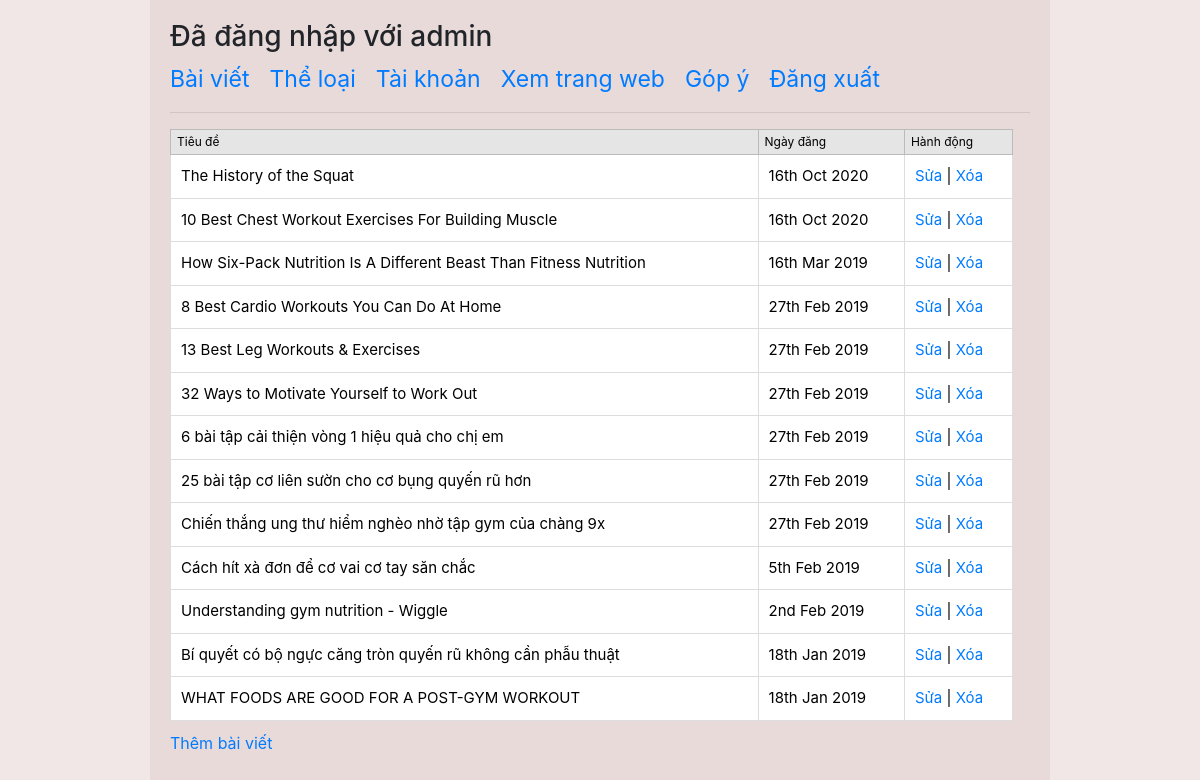
/admin/index.php (signed in), run on the app's committed database.
### tables this page shows
CREATE TABLE IF NOT EXISTS `blog_posts` (
  `postID` int unsigned NOT NULL AUTO_INCREMENT,
  `postTitle` varchar(255) DEFAULT NULL,
  `image` varchar(255) DEFAULT NULL,
  `postSlug` varchar(255) DEFAULT NULL,
  `postDesc` text,
  `postCont` text,
  `postDate` datetime DEFAULT NULL,
  `postTags` varchar(255) DEFAULT NULL,
  PRIMARY KEY (`postID`)
);

### admin/index.php (the view, shortened to what this page needs)
<?php
require_once('../includes/config.php');
?>
<!DOCTYPE html>
<html lang="en">
<head>
    <link rel="stylesheet" href="https://maxcdn.bootstrapcdn.com/bootstrap/4.1.3/css/bootstrap.min.css">
    <link rel="stylesheet" href="../style/main.css?v=<?php echo time(); ?>">
</head>
<body>
    <div id="wrapper" style='background: #e9dada; padding:20px;'>
        <h3>Đã đăng nhập với <?php echo $_SESSION['username'] ?></h3>
        <?php include('menu.php'); ?>
        <table>
            <tr>
                <th>Tiêu đề</th>
                <th>Ngày đăng</th>
                <th>Hành động</th>
            </tr>
            <?php
            try {
                $cmd = $db->query('SELECT postID,postTitle,postDate FROM blog_posts ORDER BY postID DESC');
                while ($row = $cmd->fetch()) {
                    echo '<tr>';
                    echo '<td>' . htmlentities($row['postTitle']) . '</td>';
                    echo '<td>' . htmlentities(date('jS M Y', strtotime($row['postDate']))) . '</td>';
            ?>
                    <td>
                        <a href="edit-post.php?id=<?php echo $row['postID']; ?>">Sửa</a> |
                        <a href="javascript:delpost('<?php echo $row['postID']; ?>','<?php echo $row['postTitle']; ?>')">
                            Xóa</a>
                    </td>
            <?php echo '</tr>';
                }
            } catch (PDOException $e) {
                echo $e->getMessage();
            }
            ?>
        </table>
        <p><a href="add-post.php">Thêm bài viết</a></p>
    </div>
</body>
</html>

### admin/menu.php (shortened to what this page needs)
<ul id='adminmenu'>
    <li><a href='index.php'>Bài viết</a></li>
    <li><a href="categories.php">Thể loại</a></li>
    <li><a href="users.php">Tài khoản</a></li>
    <li><a href="../" target=_blank>Xem trang web</a></li>
    <li><a href='feedback.php' >Góp ý</a></li>
    <li><a href="logout.php">Đăng xuất</a></li>
</ul>
<hr/>

### style/main.css (style rules this page uses)
body { background:#f1e7e7 }
#wrapper { margin:auto; max-width:900px !important; }
#adminmenu { padding-left: 0; }
#adminmenu li { float: left; list-style: none; font-size: 23px; margin-right: 20px; }
#wrapper { background: #e9dada; padding:20px; }
p,li { color: #555555; font-size: 16px; line-height: 1.5em; }
a { color: #007bff; text-decoration: none; }
table { width:98%; text-align:left; border:1px solid #DDDDDD; font-size:12px; color:#000;background:#fff; margin-bottom:10px; }
table th { background-color:#E5E5E5; border:1px solid #BBBBBB; padding:3px 6px; font-weight:normal; color:#000; }
table tr td { border: 1px solid #DDDDDD; padding: 10px; font-size: 15px; }

### admin/index.php (style rules this page uses)
td { padding: 10px; }

### data on the page
blog_posts: postTitle "The History of the Squat", postDate "16th Oct 2020"
blog_posts: postTitle "10 Best Chest Workout Exercises For Building Muscle", postDate "16th Oct 2020"
blog_posts: postTitle "How Six-Pack Nutrition Is A Different Beast Than Fitness Nutrition", postDate "16th Mar 2019"
blog_posts: postTitle "8 Best Cardio Workouts You Can Do At Home", postDate "27th Feb 2019"
blog_posts: postTitle "13 Best Leg Workouts & Exercises", postDate "27th Feb 2019"
blog_posts: postTitle "32 Ways to Motivate Yourself to Work Out", postDate "27th Feb 2019"
blog_posts: postTitle "6 bài tập cải thiện vòng 1 hiệu quả cho chị em", postDate "27th Feb 2019"
blog_posts: postTitle "25 bài tập cơ liên sườn cho cơ bụng quyến rũ hơn", postDate "27th Feb 2019"
blog_posts: postTitle "Chiến thắng ung thư hiểm nghèo nhờ tập gym của chàng 9x", postDate "27th Feb 2019"
blog_posts: postTitle "Cách hít xà đơn để cơ vai cơ tay săn chắc", postDate "5th Feb 2019"
blog_posts: postTitle "Understanding gym nutrition - Wiggle", postDate "2nd Feb 2019"
blog_posts: postTitle "Bí quyết có bộ ngực căng tròn quyến rũ không cần phẫu thuật", postDate "18th Jan 2019"
blog_posts: postTitle "WHAT FOODS ARE GOOD FOR A POST-GYM WORKOUT", postDate "18th Jan 2019"

### other printed values
$_SESSION['username'] "admin"
